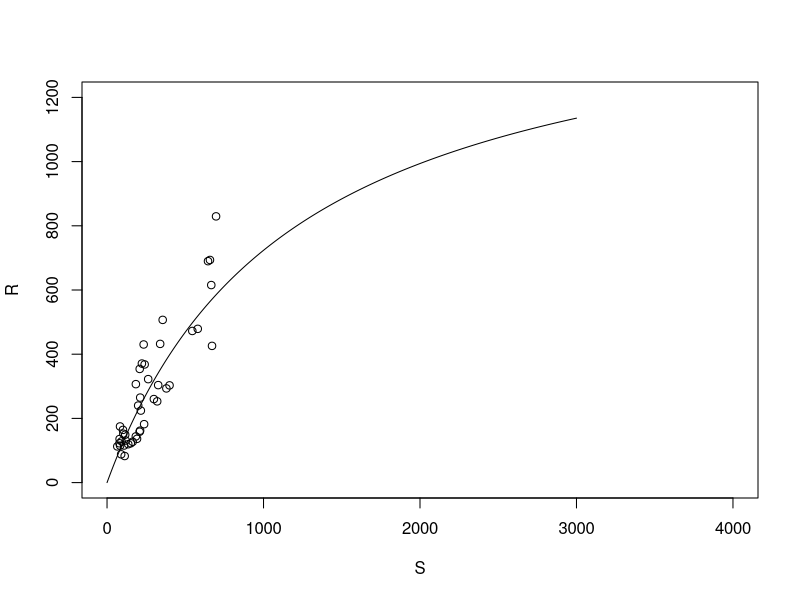

Here is the R script that generated this plot:
recdata <- read.table("../data/rec.dat", header=TRUE)

par <- list(logRmax=0, logS50=0, logSigma=0)

f <- function(par)
{
  Rmax <- exp(par[["logRmax"]])
  S50 <- exp(par[["logS50"]])
  sigma <- exp(par[["logSigma"]])

  S <- recdata$S
  R <- recdata$R

  Rhat <- Rmax * S / (S + S50)
  nll <- -sum(dnorm(log(R), log(Rhat), sigma, TRUE))
  nll
}

fit <- nlminb(par, f)

################################################################################

R <- recdata$R
S <- recdata$S
plot(S, R, xlim=c(0,4000), ylim=c(0, 1200))
Rmax <- exp(fit$par[["logRmax"]])
S50 <- exp(fit$par[["logS50"]])
sigma <- exp(fit$par[["logSigma"]])
x <- seq(0, 3000)
yhat <- Rmax * x / (x + S50)
lines(x, yhat)
